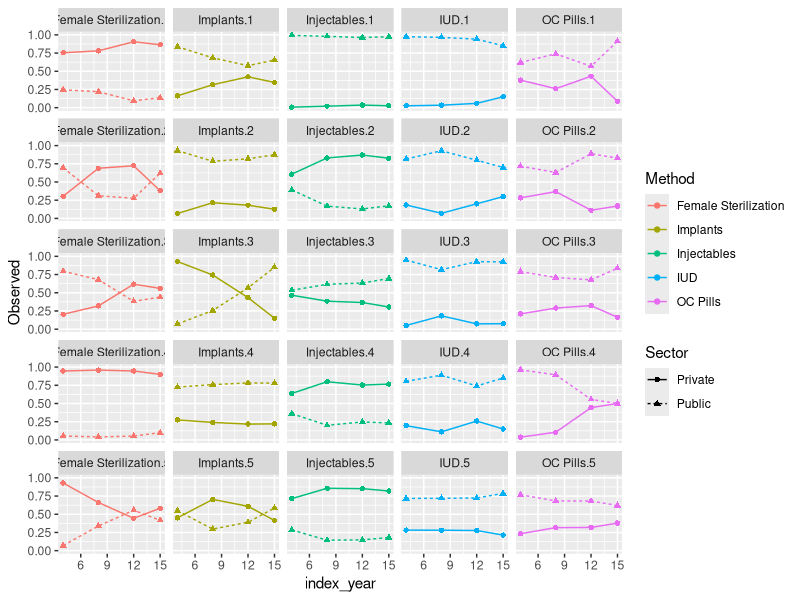
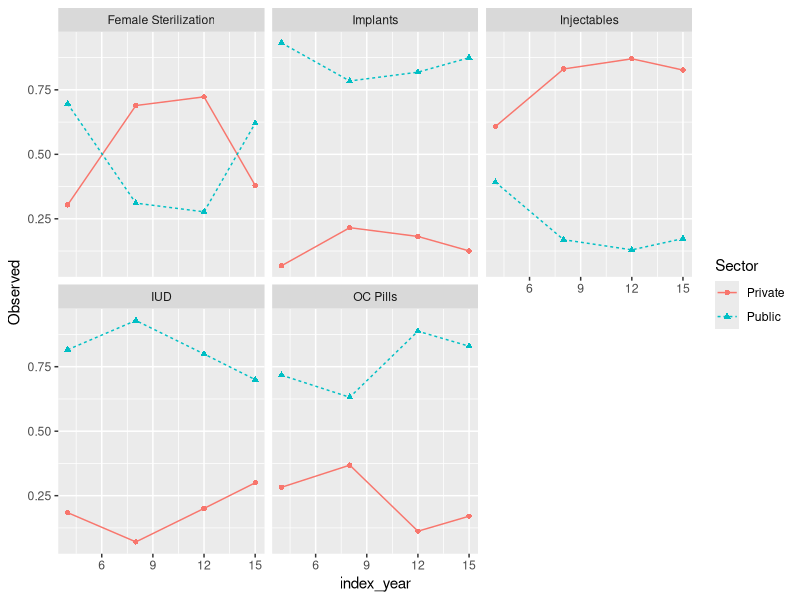

These figures' R source, in order:
# set seed
set.seed(1209)
library(tidyverse)

M = 5
P = 5
C = 1
H = 9
t = 20
n_method <- c("Female Sterilization", "Implants", "Injectables", "IUD", "OC Pills" ) # As per the method correlation matrix
method_index_table <- tibble(Method = n_method, index_method = 1:length(n_method))

# Set up the parameters to construct the proportions
alpha_sim <- matrix(NA, nrow = M, ncol = P)
beta_c_sim <- matrix(NA, nrow = M, ncol = C)
delta_sim <- array(NA, dim=c(M, P, H))

sd_beta <- c(1, 0.5, 0.3 , 1.5, 1.1)

# Simulate the country-level parameters 
for(c in 1:ncol(beta_c_sim)) {
  for(m in 1:M) {
    beta_c_sim[m,c] <-  rnorm(1, mean = 0, sd=sd_beta[m])
  }
}

# simulate the province-level parameters 
#matchcountry <- c(rep(1, 7), rep(2, 4), rep(3, 4), rep(4,5))
matchcountry = rep(1,5)
sigma_alpha_sim <- c(1, 1, 1.2, 1, 0.6)
for(m in 1:M) {
  for(p in 1:P) {
    alpha_sim[m,p] <- rnorm(1, mean = beta_c_sim[m,matchcountry[p]], sd=sigma_alpha_sim[m])
  }
}


# Simulate FOD spline coefficients 
sd_delta <- c(0.6, 0.8, 0.5, 0.3, 0.75)

for(m in 1:M){
  for(p in 1:P) {
    for(h in 1:(H-1)) {
      delta_sim[m,p,h] <- rnorm(1, mean=0, sd=sd_delta[m])
    }
    delta_sim[m,p,H] <- -sum(delta_sim[m,p,c(1:(H-1))])
  }
}

# Z parameters 
P_sim <- Z <- Z_tmp <- array(NA, dim=c(P, t, M))

all_years = 1:20

# # testing splines ---------------------------------
B <- splines::bs(all_years, df=10, degree=3, intercept = FALSE)
K <-dim(B)[2]
B.ik <- B
D.hk <- diff(diag(K), diff = 1) # first order difference matrix (h = k-1)
Q.kh <- t(D.hk)%*%solve(D.hk%*%t(D.hk))
Zih <- B.ik%*%Q.kh 
sigma_y = 0.5

for(m in 1:M) {
  for(p in 1:P) {
    for(t in 1:t) { 
      Z_tmp[p,t,m] <- alpha_sim[m,p] + sum(Zih[t,]*delta_sim[m,p,1:H])
      Z[p,t,m] <- rnorm(1,Z_tmp[p,t,m],sigma_y)
      P_sim[p,t,m] <- exp(Z[p,t,m])/(1+exp(Z[p,t,m]))
    }
  }
}

P_sim_df <- plyr::adply(P_sim, c(2,3))
index_subnat_table <- tibble(index_country = as.character(matchcountry), index_subnat = as.character(1:P))

colnames(P_sim_df) <- c('index_year', 'index_method', 1:P)
P_sim_df <- P_sim_df %>%
  pivot_longer(cols = all_of(3:(2+P)), names_to = 'index_subnat', values_to = 'Public') %>%
  rowwise() %>%
  mutate(Private = 1-Public) %>%
  left_join(index_subnat_table)

# Transform exactly 1 and 0 values away from boundary using lemon-squeezer approach ---------
P_sim_df <- P_sim_df %>%
  dplyr::mutate(Private = (Private*(nrow(P_sim_df)-1)+0.5)/nrow(P_sim_df)) %>%   # Y and SE transformation to account for (0,1) limits (total in sector)
  dplyr::mutate(Public = (Public*(nrow(P_sim_df)-1)+0.5)/nrow(P_sim_df)) %>%
  dplyr::select(index_country, index_subnat, index_method, index_year, Public, Private) #, count_NA, remainder)


# samps <- tibble(index_country = c(rep(1,5), 
#                                   rep(2,3), 
#                                   rep(3,2), 
#                                   rep(4,5)), 
#                 index_year = c(4,12, 15, 20, 21, 8, 16, 20, 13, 16, 2, 4, 12, 17, 20)) %>%
#   mutate(index_country = as.character(index_country), 
#          index_year = as.character(index_year))

samps <- tibble(index_country = rep(1,4),
                index_year = c(4, 8, 12, 15)) %>% #20, 21, 8, 16, 20, 13, 16, 2, 4, 12, 17, 20)) %>%
  mutate(index_country = as.character(index_country), index_year = as.character(index_year))


P_sim_df_sample <- left_join(samps, P_sim_df)

# Get observed data 
P_df<- P_sim_df_sample %>% 
  mutate(across(everything(), as.numeric)) %>%
  left_join(method_index_table) %>%
  pivot_longer(cols = c(Public, Private), names_to = 'Sector', values_to = 'Observed')

# Plot means vs observed values
ggplot() +
  geom_point(data = P_df, aes(x=index_year, y=Observed, colour=Method, pch=Sector)) +
  geom_line(data = P_df, aes(x=index_year, y=Observed, colour=Method, lty=Sector)) +
  facet_wrap(~ interaction(Method, index_subnat))

indexid=2
alpha_temp <- tibble(alpha = alpha_sim[,indexid], index_method = 1:5, Method = n_method) %>%
  mutate(invlogit.alpha = exp(alpha)/(1+exp(alpha)))

ggplot() +
  geom_point(data = P_df %>% filter(index_subnat==indexid), aes(x=index_year, y=Observed, colour=Sector, pch=Sector)) +
  geom_line(data = P_df %>% filter(index_subnat==indexid), aes(x=index_year, y=Observed, colour=Sector, lty=Sector)) +
  #geom_hline(data = alpha_temp, aes(yintercept = invlogit.alpha)) +
  facet_wrap(~Method)
